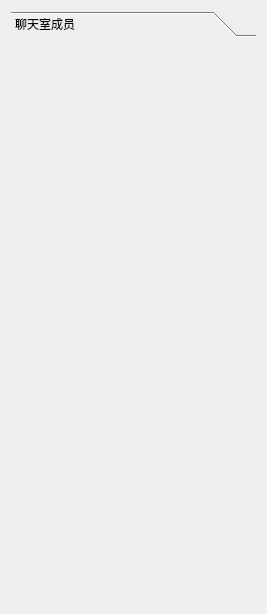
<?xml version="1.0" encoding="UTF-8"?>
<ui version="4.0">
 <class>login</class>
 <widget class="QWidget" name="login">
  <property name="geometry">
   <rect>
    <x>0</x>
    <y>0</y>
    <width>267</width>
    <height>614</height>
   </rect>
  </property>
  <property name="windowTitle">
   <string>Form</string>
  </property>
  <layout class="QVBoxLayout" name="vlayout_2">
   <item>
    <widget class="QToolBox" name="toolBox">
     <property name="currentIndex">
      <number>0</number>
     </property>
     <widget class="QWidget" name="page">
      <property name="geometry">
       <rect>
        <x>0</x>
        <y>0</y>
        <width>255</width>
        <height>578</height>
       </rect>
      </property>
      <attribute name="label">
       <string>聊天室成员</string>
      </attribute>
      <layout class="QVBoxLayout" name="vlayout"/>
     </widget>
    </widget>
   </item>
  </layout>
 </widget>
 <resources/>
 <connections/>
</ui>
